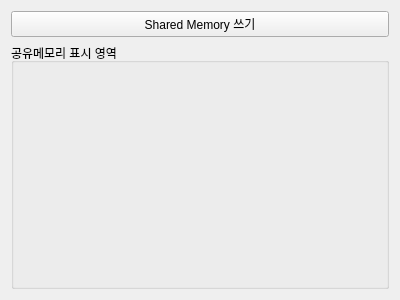
<?xml version="1.0" encoding="UTF-8"?>
<ui version="4.0">
 <class>Widget</class>
 <widget class="QWidget" name="Widget">
  <property name="geometry">
   <rect>
    <x>0</x>
    <y>0</y>
    <width>400</width>
    <height>300</height>
   </rect>
  </property>
  <property name="windowTitle">
   <string>Widget</string>
  </property>
  <layout class="QVBoxLayout" name="verticalLayout">
   <item>
    <widget class="QPushButton" name="writeButton">
     <property name="text">
      <string>Shared Memory 쓰기</string>
     </property>
    </widget>
   </item>
   <item>
    <widget class="QGroupBox" name="groupBox">
     <property name="title">
      <string>공유메모리 표시 영역</string>
     </property>
     <layout class="QVBoxLayout" name="verticalLayout_2">
      <item>
       <widget class="QLabel" name="label">
        <property name="text">
         <string/>
        </property>
       </widget>
      </item>
     </layout>
    </widget>
   </item>
  </layout>
 </widget>
 <layoutdefault spacing="6" margin="11"/>
 <resources/>
 <connections/>
</ui>
